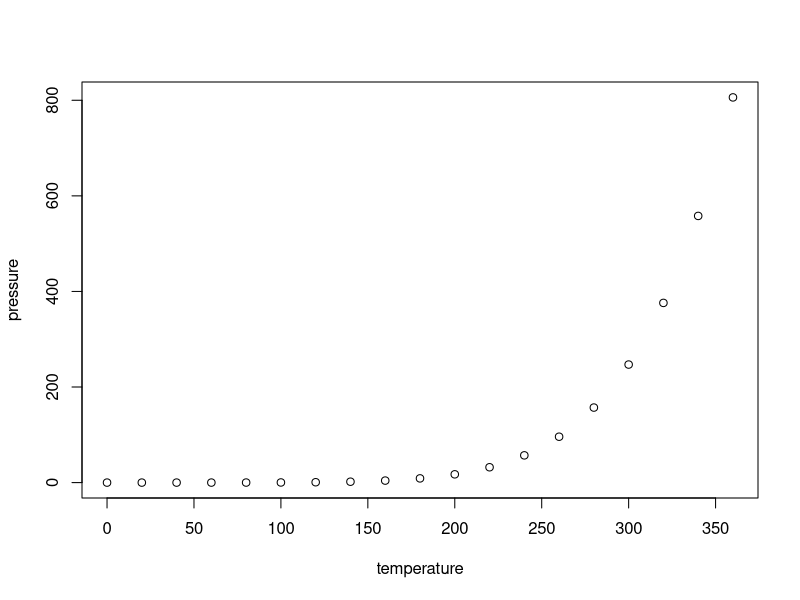
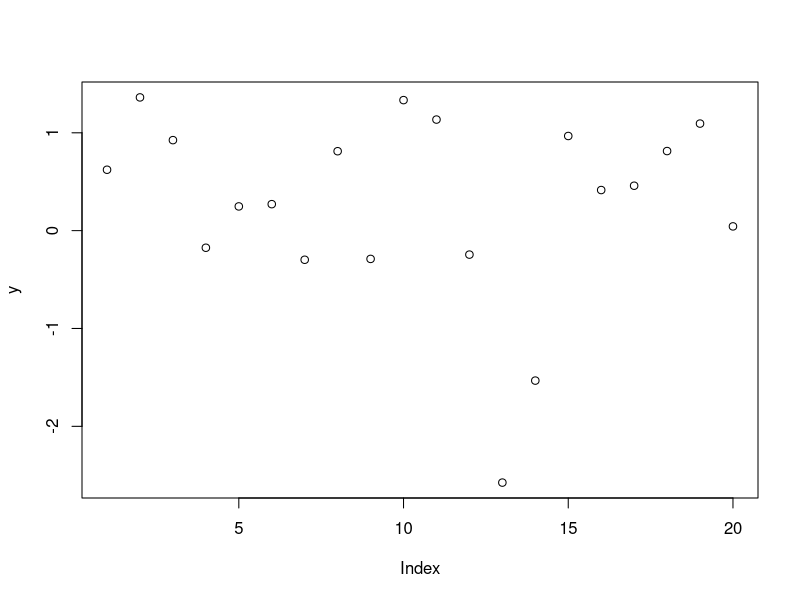
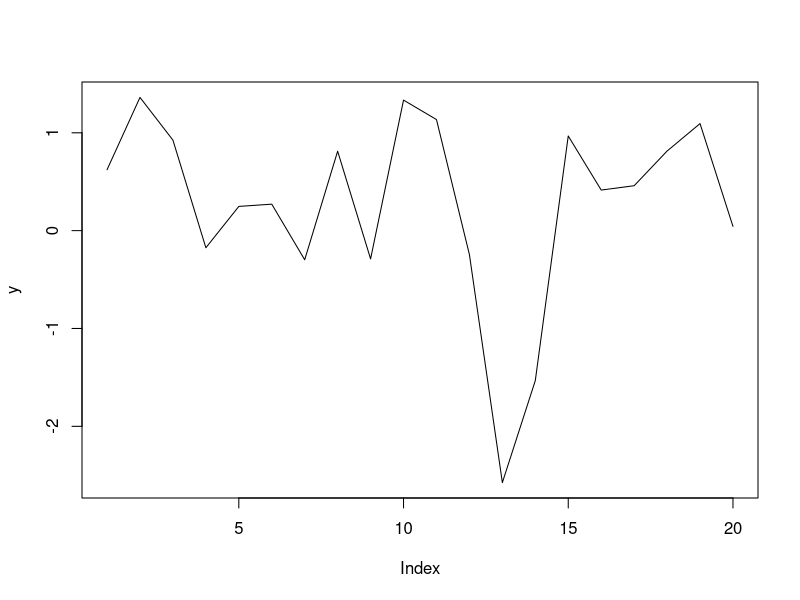
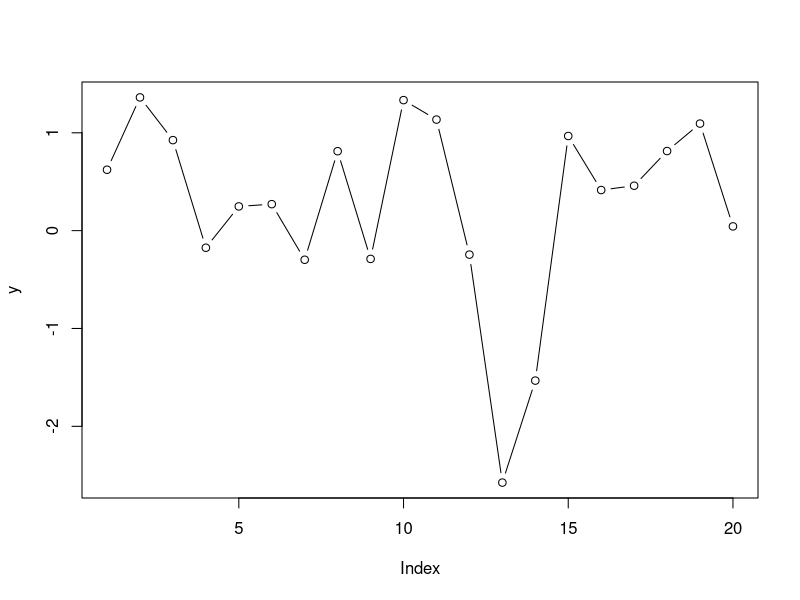
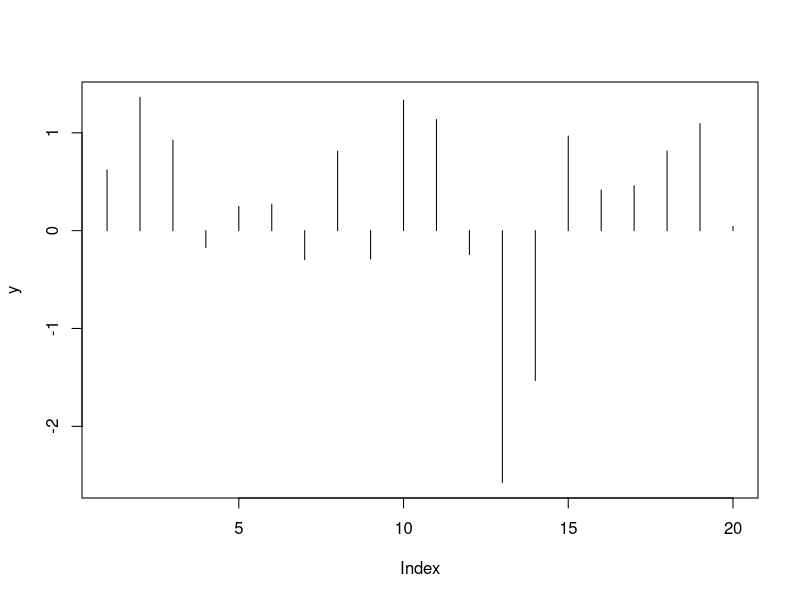
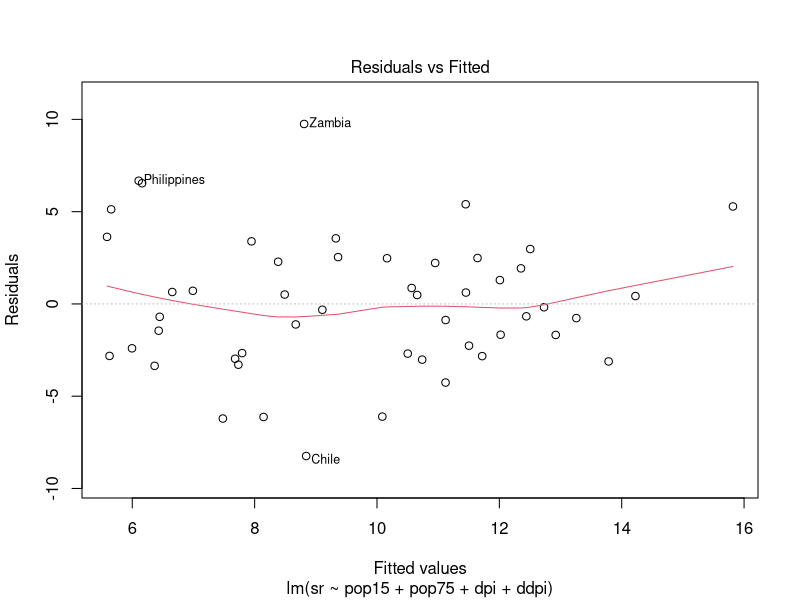
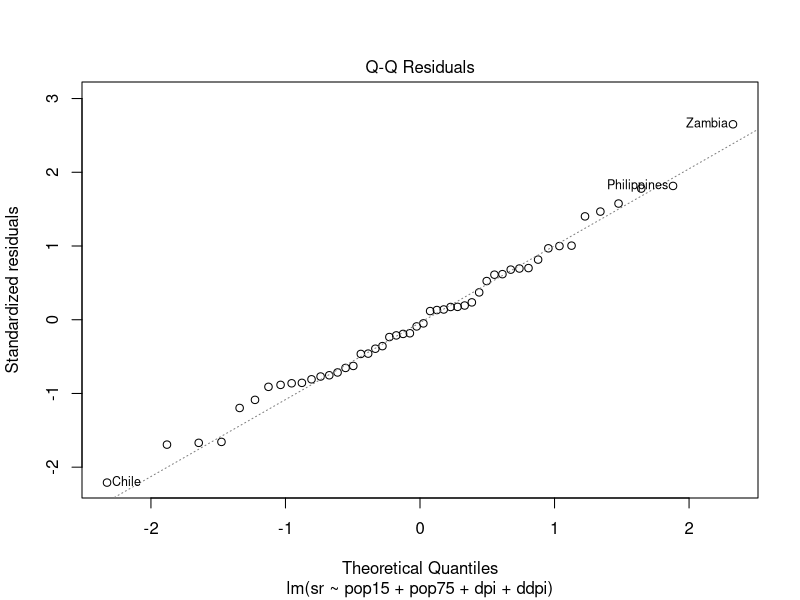
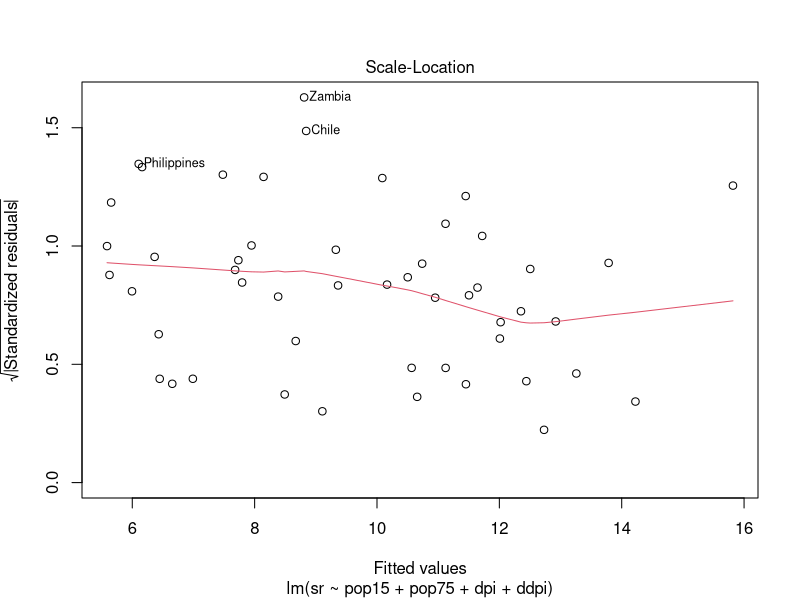

The R script that drew these images, in order:
## ---- chunk 1
library(graphics)
## ---- chunk 2
help(barplot)
# example(barplot)
## ---- chunk 3
head(pressure)
plot(pressure)
# plot(pressure$temperature, pressure$pressure)
# plot(pressure ~ temperature, data=pressure)
## ---- chunk 4
y <- rnorm(20)
plot(y, type="p")
plot(y, type="l")
plot(y, type="b")
plot(y, type="h")
## ---- chunk 5
# help(plot.lm)
lmfit <- lm(sr ~ pop15 + pop75 + dpi + ddpi, data = LifeCycleSavings)
plot(lmfit)
## ---- chunk 6
library(cluster)
subset <- sample(1:150, 20)
cS <- as.character(Sp <- iris$Species[subset])
cS[Sp == "setosa"] <- "s"
cS[Sp == "versicolor"] <- "v"
cS[Sp == "virginica"] <- "g"
ai <- agnes(iris[subset, 1:4])
plot(ai, labels = cS)
